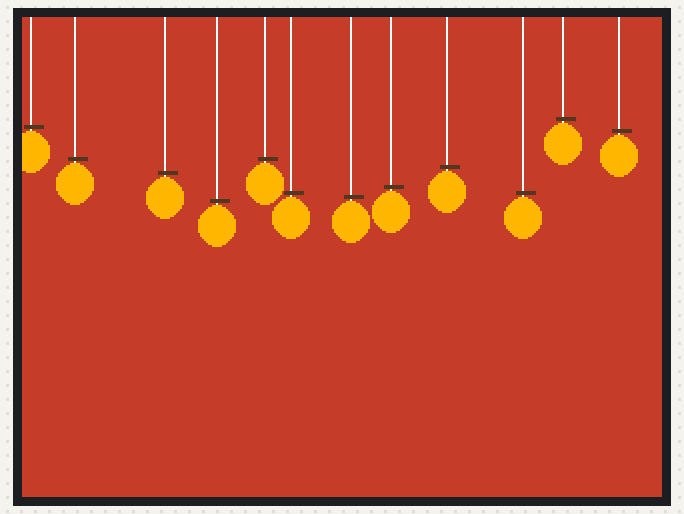
The sketch below on a simulated ESP32. Shown: 320×240 colour display. Random numbers use the default seed unless the sketch sets one.

Above: at 0.77 s.
At 6.53 s:
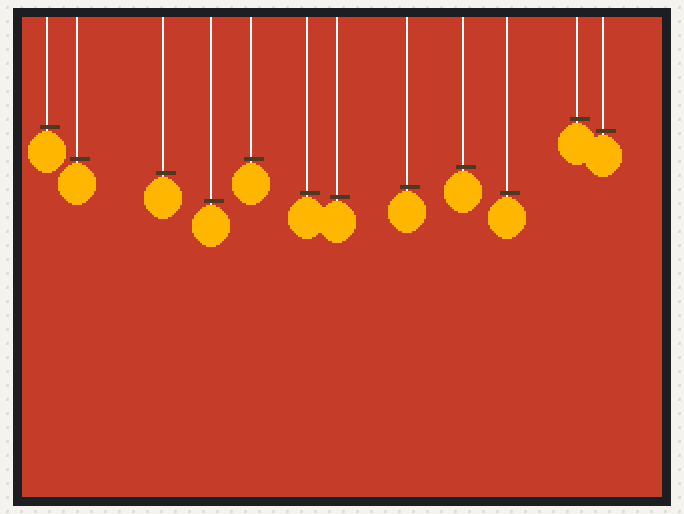
At 13.4 s:
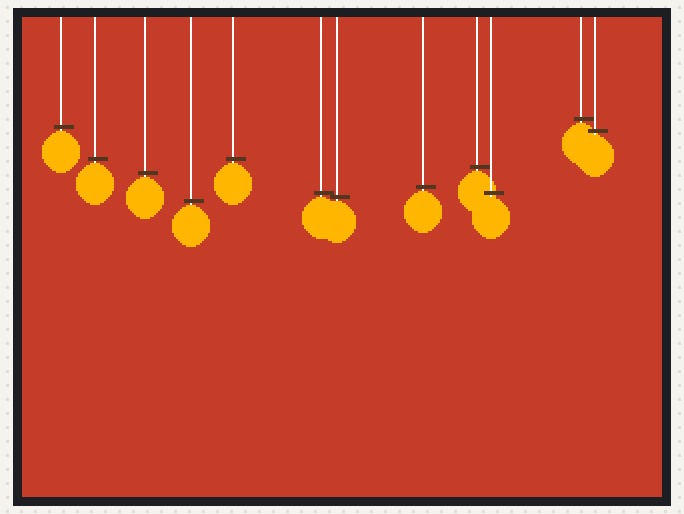
At 14.7 s:
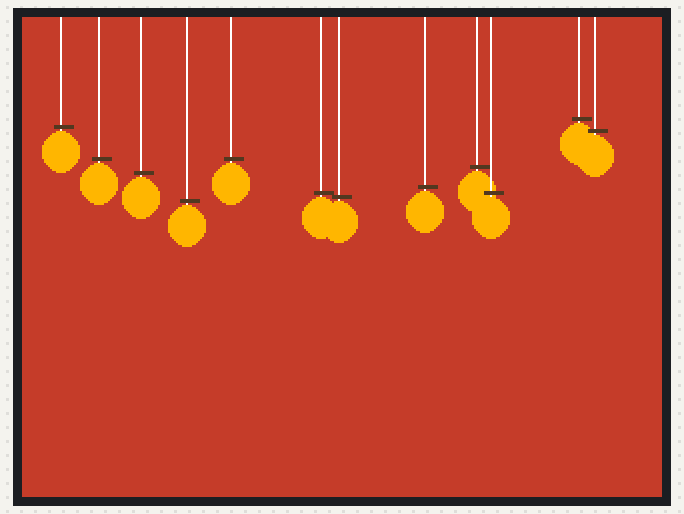
At 21.7 s:
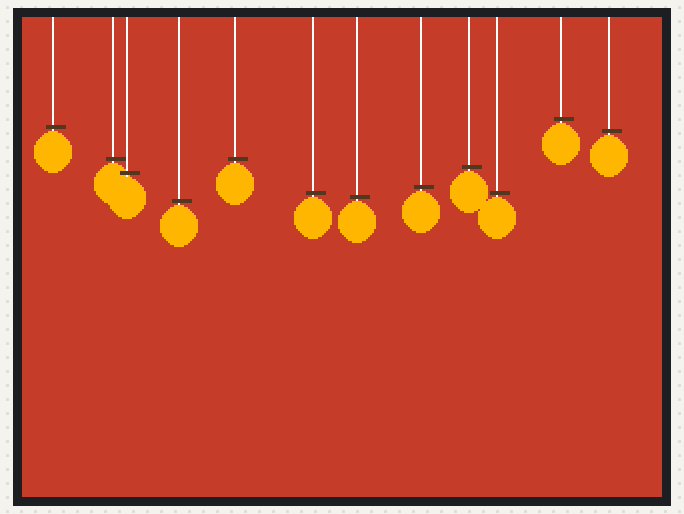
At 34.4 s:
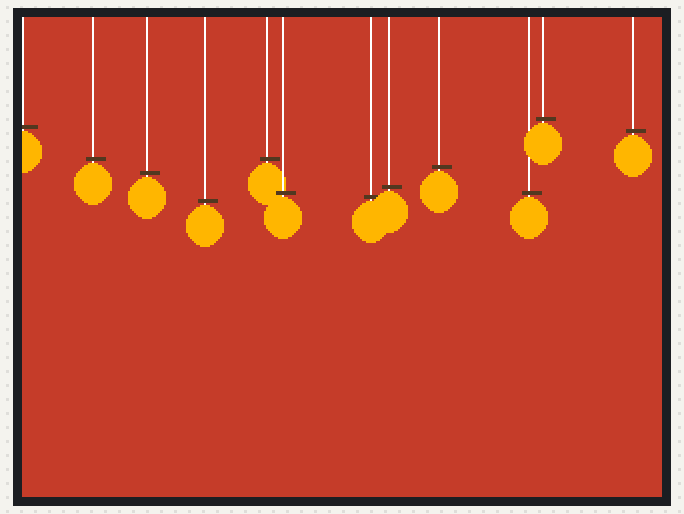

The sketch:

persimmons.ino
```cpp
/**************************************************************************
  Animation:
  1. 12 dried persimmons hanged on vertical white strings from the top.
  2. Each string has a different length.
  3. The persimmons and strings swing from left to right slowly as if there is a gentle wind.
 **************************************************************************/
#include <TFT_eSPI.h>
#include <SPI.h>
#include <math.h>

TFT_eSPI tft = TFT_eSPI();

// Define colors
#define PERSIMMON_COLOR TFT_ORANGE
#define STRING_COLOR TFT_WHITE
#define STEM_COLOR 0x51c4
#define BACKGROUND_COLOR 0xc1e5

// Define persimmon parameters
#define NUM_PERSIMMONS 12

// Store x position, string length, and swing phase for each persimmon
int persimmonX[NUM_PERSIMMONS];
int stringLength[NUM_PERSIMMONS];
float swingPhase[NUM_PERSIMMONS];

// Angle and speed for swinging
float swingAngle = 0;
float swingSpeed = 0.02;  // Slow swinging

// Screen dimensions
int screenWidth, screenHeight;

// Initialize the TFT display
void setup() {
  tft.init();
  tft.setRotation(1);   // Set to landscape
  screenWidth = tft.width();
  screenHeight = tft.height();

  // Initialize persimmons at random horizontal positions and string lengths
  for (int i = 0; i < NUM_PERSIMMONS; i++) {
    persimmonX[i] = screenWidth / NUM_PERSIMMONS * i + 10;  // Distribute horizontally
    stringLength[i] = random(50, 100);  // Random string length between 50 and 100
    swingPhase[i] = random(0, 360);  // Random starting phase for each persimmon's swing
  }

  tft.fillScreen(BACKGROUND_COLOR);
}

// The main animation loop
void loop() {
  tft.fillScreen(BACKGROUND_COLOR);

  // Draw each persimmon and its swinging string
  for (int i = 0; i < NUM_PERSIMMONS; i++) {
    drawSwingingPersimmon(persimmonX[i], stringLength[i], swingPhase[i]);
  }

  // Update swing angle
  swingAngle += swingSpeed;
  if (swingAngle > 360) {
    swingAngle -= 360;
  }

  delay(50);  // Control the speed of animation
}

void drawSwingingPersimmon(int x, int length, float phase) {
  // Calculate the horizontal offset for the swinging effect
  float offsetX = sin(swingAngle + phase) * 10;  // Swing offset based on the current angle

  // Draw the string
  tft.drawLine(x + offsetX, 0, x + offsetX, length, STRING_COLOR);

  // Draw the stem at the top of the persimmon
  tft.fillRect(x + offsetX - 3, length - 3, 10, 2, STEM_COLOR);

  // Draw the persimmon at the end of the string
  tft.fillEllipse(x + offsetX, length + 10, 9.5, 10, PERSIMMON_COLOR);
}
```

Measured:
- what the display in image 0 shows lasts 0.4 s, from 0.6 s to 1.0 s
- what the display in image 2 shows lasts 0.5 s, from 13.3 s to 13.8 s
